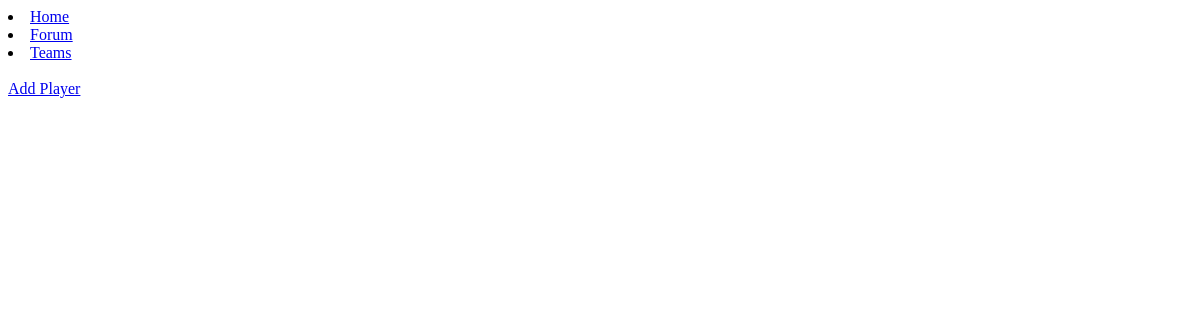
The app's page /teams/summary/1/ (signed in), older data.
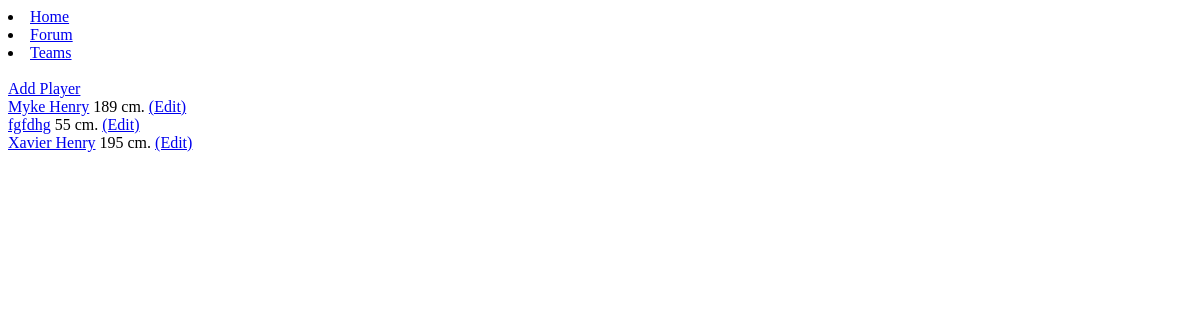
The same page, newer data.
### newsfeed/models.py (models this page shows, shortened)
class Player(models.Model):
    name = models.CharField(max_length=50)
    height = models.IntegerField()
    bDay = models.DateTimeField()
    team = models.ForeignKey(Team, related_name="players")

### newsfeed/views.py (the view)
# urls.py: url(r'^teams/summary/(?P<pk>\d+)/$', views.team_summary, name="team_summary"),
def team_summary(request, pk):
    team = get_object_or_404(Team, pk=pk)
    team_players = Player.objects.filter(team=pk)
    return render(request, 'teams/team_summary.html', {'team': team, 'team_players':team_players})

### newsfeed/templates/teams/team_summary.html (shortened to what this page needs)
{% extends 'teams/base.html' %}
{% block content %}
    <a href="{% url 'add_player' %}">Add Player</a>
    {% for player in team_players %}
    <div>
        <span>
            <a href="{% url 'player_summary' pk=player.pk %}">{{ player.name }}</a>
            {{ player.height }} cm.
            {% if user.is_superuser %}
                <a href="{% url 'edit_player' pk=player.pk %}"> (Edit) </a>
            {% endif %}
        </span>
    </div>
    {% endfor %}
{% endblock %}

Row changes from the older to the newer data that the page shows:
added Player: name "Myke Henry", height "189"
added Player: name "fgfdhg", height "55"
added Player: name "Xavier Henry", height "195"
